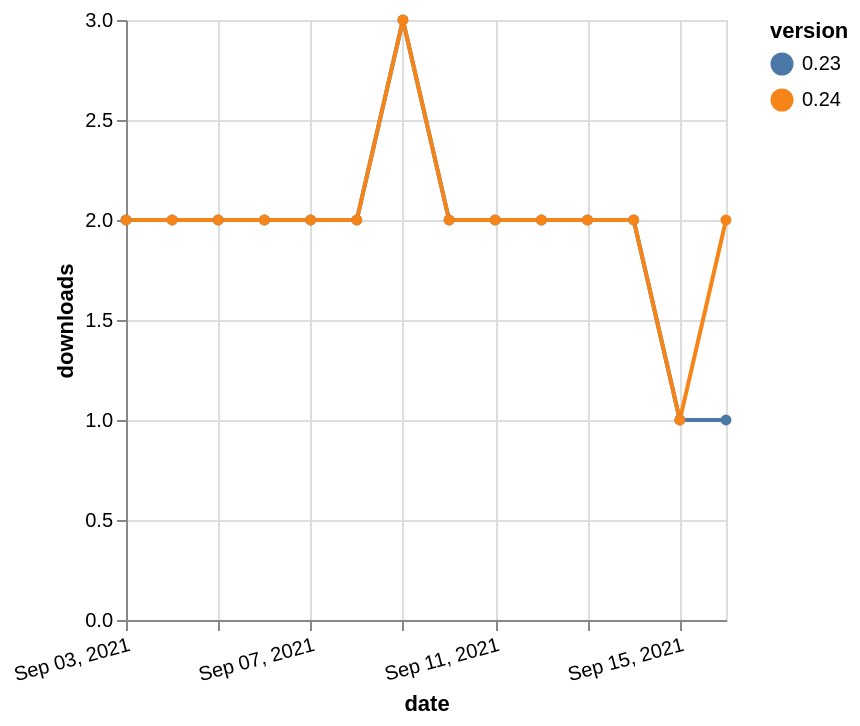

Specify this chart in Vega-Lite:
### Vega-Lite specification from a JSON file in a GitHub repository (floating-point values rounded to 4 significant figures)
{"$schema": "https://vega.github.io/schema/vega-lite/v5.json", "description": "A simple bar chart with embedded data.", "data": {"values": [{"date": "2021-09-03", "total": 2226, "delta": 2, "version": "0.23"}, {"date": "2021-09-04", "total": 2228, "delta": 2, "version": "0.23"}, {"date": "2021-09-05", "total": 2230, "delta": 2, "version": "0.23"}, {"date": "2021-09-06", "total": 2232, "delta": 2, "version": "0.23"}, {"date": "2021-09-07", "total": 2234, "delta": 2, "version": "0.23"}, {"date": "2021-09-08", "total": 2236, "delta": 2, "version": "0.23"}, {"date": "2021-09-09", "total": 2239, "delta": 3, "version": "0.23"}, {"date": "2021-09-10", "total": 2241, "delta": 2, "version": "0.23"}, {"date": "2021-09-11", "total": 2243, "delta": 2, "version": "0.23"}, {"date": "2021-09-12", "total": 2245, "delta": 2, "version": "0.23"}, {"date": "2021-09-13", "total": 2247, "delta": 2, "version": "0.23"}, {"date": "2021-09-14", "total": 2249, "delta": 2, "version": "0.23"}, {"date": "2021-09-15", "total": 2250, "delta": 1, "version": "0.23"}, {"date": "2021-09-16", "total": 2251, "delta": 1, "version": "0.23"}, {"date": "2021-09-03", "total": 2128, "delta": 2, "version": "0.24"}, {"date": "2021-09-04", "total": 2130, "delta": 2, "version": "0.24"}, {"date": "2021-09-05", "total": 2132, "delta": 2, "version": "0.24"}, {"date": "2021-09-06", "total": 2134, "delta": 2, "version": "0.24"}, {"date": "2021-09-07", "total": 2136, "delta": 2, "version": "0.24"}, {"date": "2021-09-08", "total": 2138, "delta": 2, "version": "0.24"}, {"date": "2021-09-09", "total": 2141, "delta": 3, "version": "0.24"}, {"date": "2021-09-10", "total": 2143, "delta": 2, "version": "0.24"}, {"date": "2021-09-11", "total": 2145, "delta": 2, "version": "0.24"}, {"date": "2021-09-12", "total": 2147, "delta": 2, "version": "0.24"}, {"date": "2021-09-13", "total": 2149, "delta": 2, "version": "0.24"}, {"date": "2021-09-14", "total": 2151, "delta": 2, "version": "0.24"}, {"date": "2021-09-15", "total": 2152, "delta": 1, "version": "0.24"}, {"date": "2021-09-16", "total": 2154, "delta": 2, "version": "0.24"}]}, "width": "container", "mark": {"type": "line", "point": {"filled": true}}, "encoding": {"x": {"field": "date", "type": "temporal", "timeUnit": "yearmonthdate", "title": "date", "axis": {"labelAngle": -15}}, "y": {"field": "delta", "type": "quantitative", "title": "downloads"}, "color": {"field": "version", "type": "nominal"}, "tooltip": {"field": "delta"}}}
